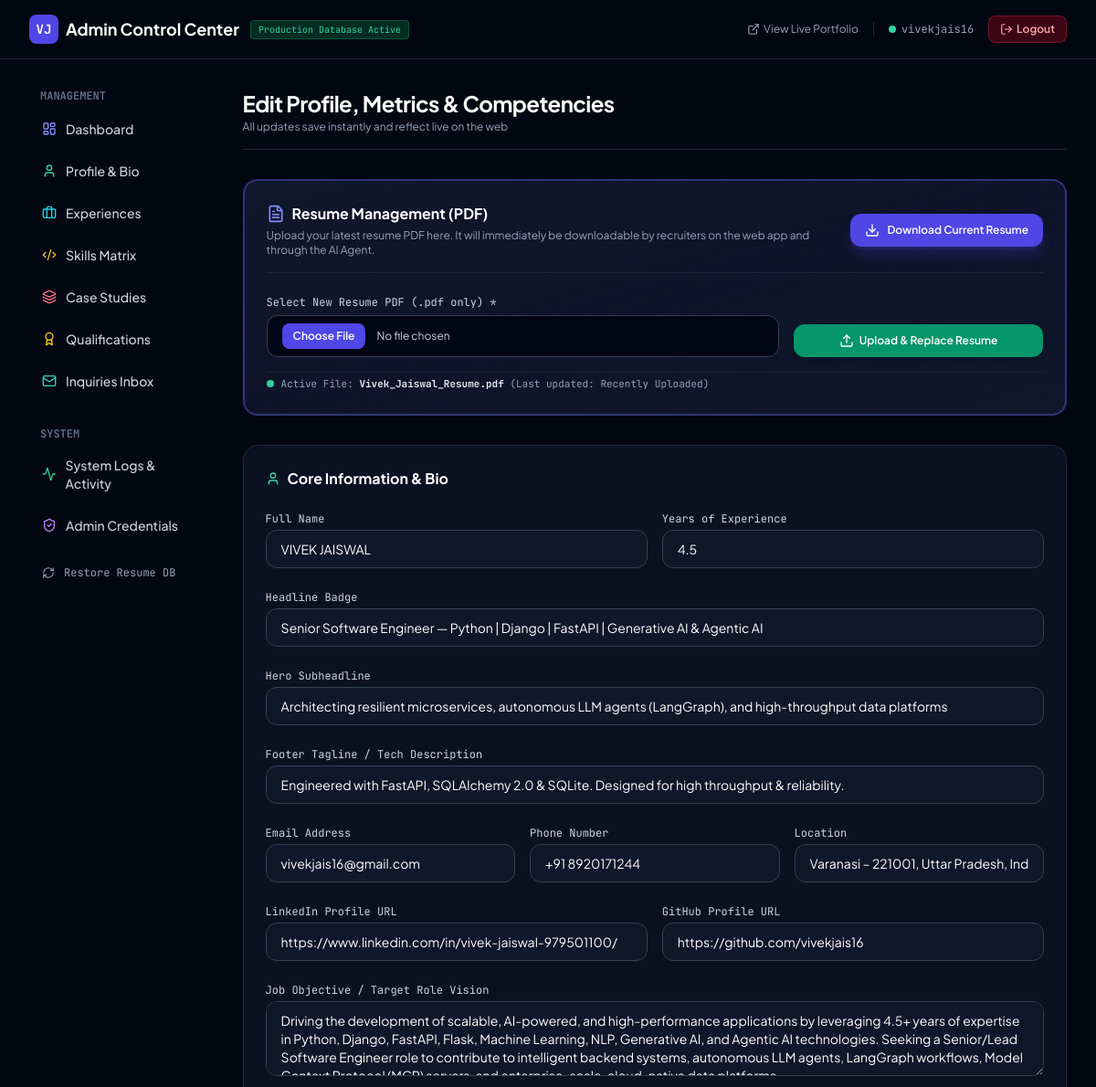
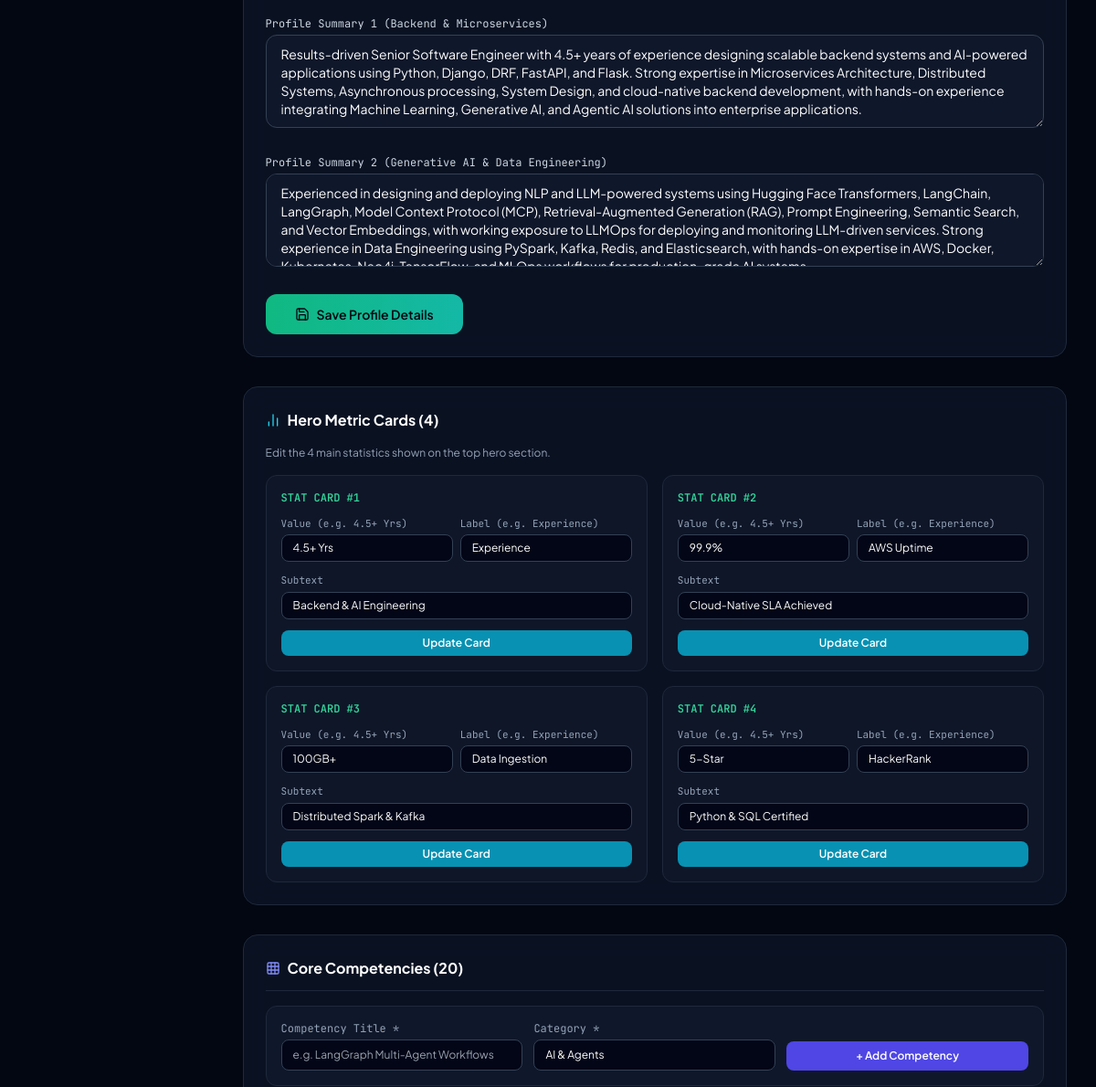
The page /admin/profile (signed in, upper part) on the database as committed earlier (2 pictures, top to bottom).
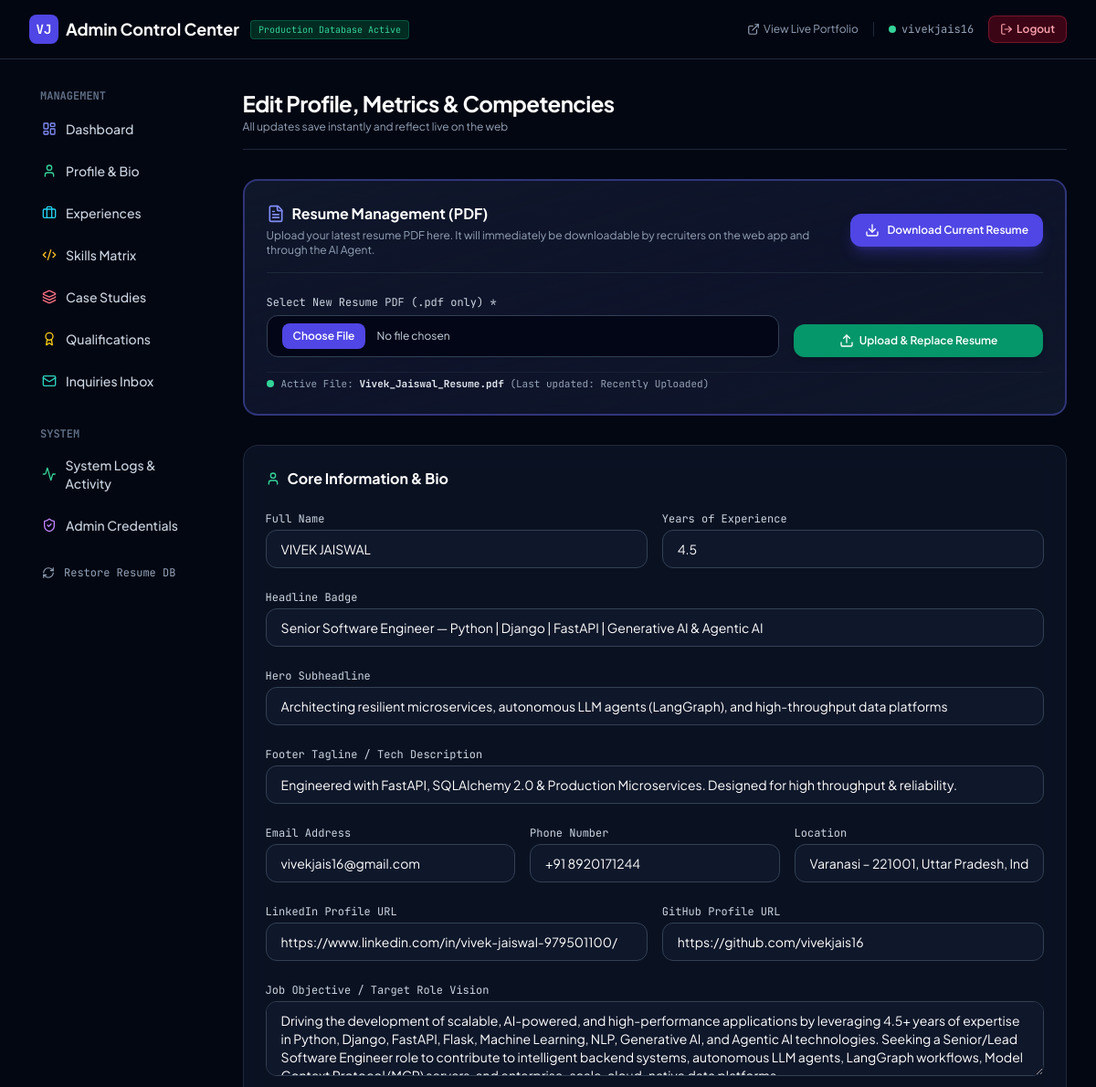
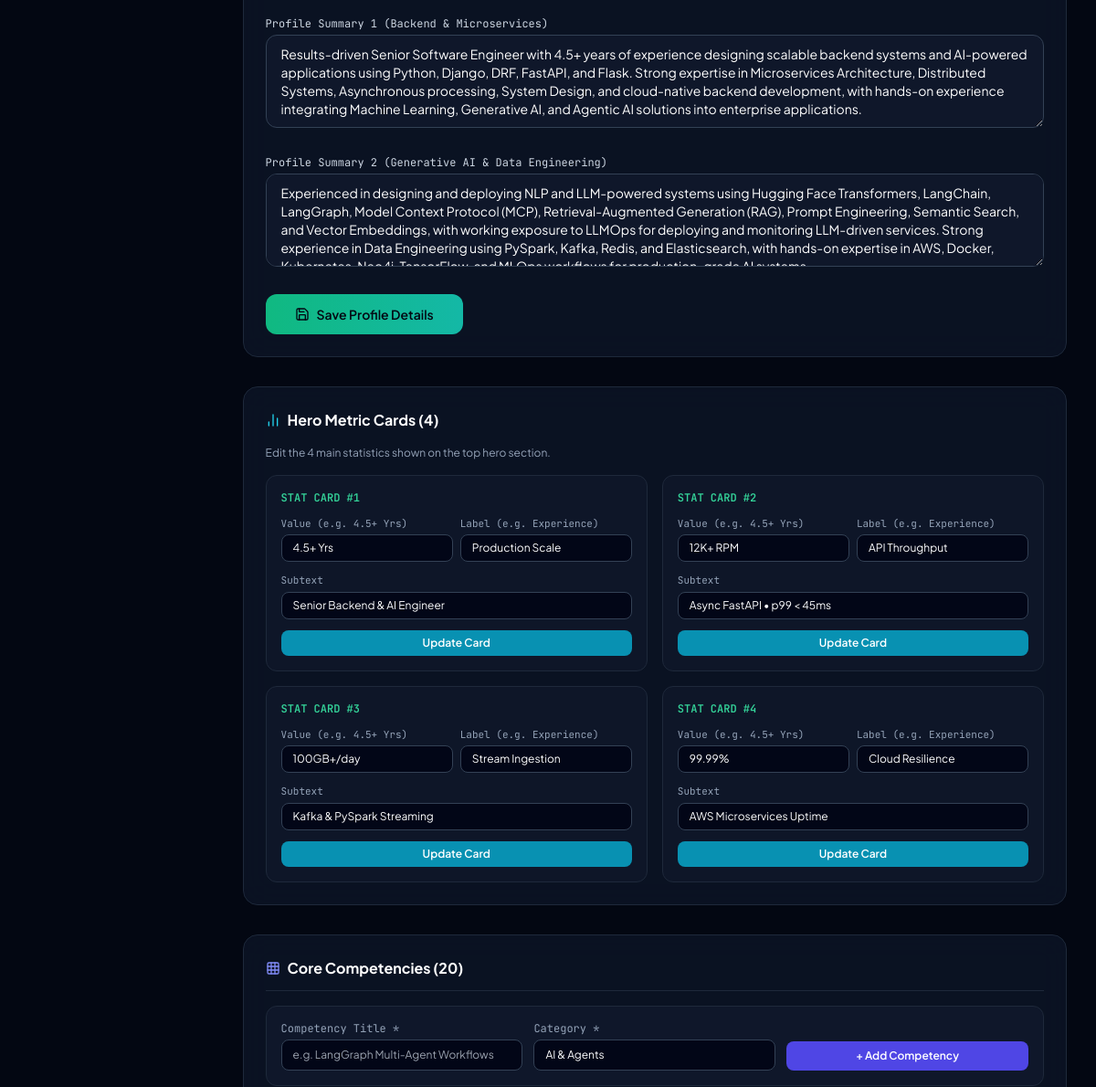
The same page on the database as committed later (2 pictures, top to bottom).
### app/models/profile.py (models this page shows)
class Profile(Base):
    __tablename__ = "profiles"
    id = Column(Integer, primary_key=True, index=True)
    full_name = Column(String(100), nullable=False)
    headline = Column(String(255), nullable=False)
    sub_headline = Column(String(255), nullable=True)
    email = Column(String(100), nullable=False)
    phone = Column(String(50), nullable=False)
    location = Column(String(150), nullable=False)
    linkedin_url = Column(String(255), nullable=False)
    github_url = Column(String(255), nullable=True)
    job_objective = Column(Text, nullable=False)
    profile_summary_1 = Column(Text, nullable=False)
    profile_summary_2 = Column(Text, nullable=False)
    years_of_experience = Column(Float, default=4.5)
    is_available = Column(Boolean, default=True)
    status_text = Column(String(150), default="Available for Senior / Lead Roles")
    resume_filename = Column(String(255), default="Vivek_Jaiswal_Resume.pdf")
    resume_updated_at = Column(String(50), default="Recently Uploaded")
    footer_tagline = Column(String(255), default="Engineered with FastAPI, SQLAlchemy 2.0 & Production Microservices. Designed for high throughput & reliability.")

class MetricStat(Base):
    __tablename__ = "metric_stats"
    id = Column(Integer, primary_key=True, index=True)
    label = Column(String(100), nullable=False)
    value = Column(String(50), nullable=False)
    subtext = Column(String(150), nullable=True)
    icon = Column(String(50), default="activity")
    display_order = Column(Integer, default=0)

### app/admin/router.py (the view)
@admin_router.get("/profile", response_class=HTMLResponse)
async def admin_profile_view(
    request: Request,
    admin_user: str = Depends(require_admin),
    db: Session = Depends(get_db),
):
    profile = PortfolioService.get_profile(db)
    metrics = PortfolioService.get_metrics(db)
    competencies = PortfolioService.get_core_competencies(db)
    return templates.TemplateResponse(
        request=request,
        name="admin/profile.html",
        context={
            "admin_user": admin_user,
            "profile": profile,
            "metrics": metrics,
            "competencies": competencies,
            "msg": None,
        },
    )

### app/templates/admin/profile.html (shortened to what this page needs)
{% extends "admin/base.html" %}
{% block content %}
<div class="space-y-8">
    <div class="flex items-center justify-between border-b border-slate-800 pb-4">
        <div>
            <h1 class="text-2xl font-bold text-white tracking-tight">Edit Profile, Metrics & Competencies</h1>
            <p class="text-xs text-slate-400 mt-0.5">All updates save instantly and reflect live on the web</p>
        </div>
    </div>
    <div class="glass-panel rounded-2xl p-6 border-2 border-indigo-500/40 bg-gradient-to-br from-slate-900 via-indigo-950/20 to-slate-900 space-y-4">
        <div class="flex flex-col sm:flex-row sm:items-center justify-between gap-4 border-b border-slate-800 pb-4">
            <div>
                <h2 class="font-bold text-base text-white flex items-center gap-2">
                    <i data-lucide="file-text" class="w-5 h-5 text-indigo-400"></i> Resume Management (PDF)
                </h2>
                <p class="text-xs text-slate-400 mt-1">
                    Upload your latest resume PDF here. It will immediately be downloadable by recruiters on the web app and through the AI Agent.
                </p>
            </div>
            <a href="/admin/resume/download" class="inline-flex items-center gap-2 px-4 py-2.5 rounded-xl bg-indigo-600 hover:bg-indigo-500 text-white font-semibold text-xs transition shadow-lg shadow-indigo-600/30 whitespace-nowrap">
                <i data-lucide="download" class="w-4 h-4"></i> Download Current Resume
            </a>
        </div>
        <form action="/admin/resume/upload" method="post" enctype="multipart/form-data" class="grid grid-cols-1 sm:grid-cols-3 gap-4 items-end pt-2">
            <div class="sm:col-span-2">
                <label class="block text-xs font-mono text-slate-300 mb-1.5">Select New Resume PDF (.pdf only) *</label>
                <input type="file" name="resume_file" accept=".pdf,application/pdf" required class="w-full px-4 py-2 rounded-xl bg-slate-950 border border-slate-700 text-xs text-slate-300 file:mr-3 file:py-1.5 file:px-3 file:rounded-lg file:border-0 file:text-xs file:font-semibold file:bg-indigo-600 file:text-white hover:file:bg-indigo-500 cursor-pointer">
            </div>
            <button type="submit" class="px-5 py-2.5 rounded-xl font-semibold text-xs bg-emerald-600 hover:bg-emerald-500 text-white transition flex items-center justify-center gap-1.5 shadow-md">
                <i data-lucide="upload" class="w-4 h-4"></i> Upload & Replace Resume
            </button>
        </form>
        <div class="text-[11px] text-slate-400 font-mono flex items-center gap-2 pt-1 border-t border-slate-800/60">
            <span class="w-2 h-2 rounded-full bg-emerald-400"></span>
            <span>Active File: <strong class="text-slate-200">{{ profile.resume_filename if profile and profile.resume_filename else 'Vivek_Jaiswal_Resume.pdf' }}</strong> (Last updated: {{ profile.resume_updated_at if profile and profile.resume_updated_at else 'Active' }})</span>
        </div>
    </div>
    <form action="/admin/profile" method="post" class="glass-panel rounded-2xl p-6 border border-slate-800 space-y-6">
        <h2 class="font-bold text-base text-white flex items-center gap-2">
            <i data-lucide="user" class="w-4 h-4 text-emerald-400"></i> Core Information & Bio
        </h2>
        <div class="grid grid-cols-1 sm:grid-cols-2 gap-4">
            <div>
                <label for="full_name" class="block text-xs font-mono text-slate-300 mb-1">Full Name</label>
                <input type="text" id="full_name" name="full_name" required value="{{ profile.full_name }}" class="w-full px-4 py-2.5 rounded-xl bg-slate-900 border border-slate-700 text-sm text-white focus:outline-none focus:border-emerald-500">
            </div>
            <div>
                <label for="years_of_experience" class="block text-xs font-mono text-slate-300 mb-1">Years of Experience</label>
                <input type="number" step="0.1" id="years_of_experience" name="years_of_experience" required value="{{ profile.years_of_experience }}" class="w-full px-4 py-2.5 rounded-xl bg-slate-900 border border-slate-700 text-sm text-white focus:outline-none focus:border-emerald-500">
            </div>
        </div>
        <div>
            <label for="headline" class="block text-xs font-mono text-slate-300 mb-1">Headline Badge</label>
            <input type="text" id="headline" name="headline" required value="{{ profile.headline }}" class="w-full px-4 py-2.5 rounded-xl bg-slate-900 border border-slate-700 text-sm text-white focus:outline-none focus:border-emerald-500">
        </div>
        <div>
            <label for="sub_headline" class="block text-xs font-mono text-slate-300 mb-1">Hero Subheadline</label>
            <input type="text" id="sub_headline" name="sub_headline" value="{{ profile.sub_headline }}" class="w-full px-4 py-2.5 rounded-xl bg-slate-900 border border-slate-700 text-sm text-white focus:outline-none focus:border-emerald-500">
        </div>
        <div>
            <label for="footer_tagline" class="block text-xs font-mono text-slate-300 mb-1">Footer Tagline / Tech Description</label>
            <input type="text" id="footer_tagline" name="footer_tagline" required value="{{ profile.footer_tagline if profile and profile.footer_tagline else 'Engineered with FastAPI, SQLAlchemy 2.0 & Production Microservices. Designed for high throughput & reliability.' }}" class="w-full px-4 py-2.5 rounded-xl bg-slate-900 border border-slate-700 text-sm text-white focus:outline-none focus:border-emerald-500">
        </div>
        <div class="grid grid-cols-1 sm:grid-cols-3 gap-4">
            <div>
                <label for="email" class="block text-xs font-mono text-slate-300 mb-1">Email Address</label>
                <input type="email" id="email" name="email" required value="{{ profile.email }}" class="w-full px-4 py-2.5 rounded-xl bg-slate-900 border border-slate-700 text-sm text-white focus:outline-none focus:border-emerald-500">
            </div>
            <div>
                <label for="phone" class="block text-xs font-mono text-slate-300 mb-1">Phone Number</label>
                <input type="text" id="phone" name="phone" required value="{{ profile.phone }}" class="w-full px-4 py-2.5 rounded-xl bg-slate-900 border border-slate-700 text-sm text-white focus:outline-none focus:border-emerald-500">
            </div>
            <div>
                <label for="location" class="block text-xs font-mono text-slate-300 mb-1">Location</label>
                <input type="text" id="location" name="location" required value="{{ profile.location }}" class="w-full px-4 py-2.5 rounded-xl bg-slate-900 border border-slate-700 text-sm text-white focus:outline-none focus:border-emerald-500">
            </div>
        </div>
        <div class="grid grid-cols-1 sm:grid-cols-2 gap-4">
            <div>
                <label for="linkedin_url" class="block text-xs font-mono text-slate-300 mb-1">LinkedIn Profile URL</label>
                <input type="url" id="linkedin_url" name="linkedin_url" required value="{{ profile.linkedin_url }}" class="w-full px-4 py-2.5 rounded-xl bg-slate-900 border border-slate-700 text-sm text-white focus:outline-none focus:border-emerald-500">
            </div>
            <div>
                <label for="github_url" class="block text-xs font-mono text-slate-300 mb-1">GitHub Profile URL</label>
                <input type="url" id="github_url" name="github_url" value="{{ profile.github_url or '' }}" class="w-full px-4 py-2.5 rounded-xl bg-slate-900 border border-slate-700 text-sm text-white focus:outline-none focus:border-emerald-500">
            </div>
        </div>
        <div>
            <label for="job_objective" class="block text-xs font-mono text-slate-300 mb-1">Job Objective / Target Role Vision</label>
            <textarea id="job_objective" name="job_objective" rows="3" required class="w-full px-4 py-2.5 rounded-xl bg-slate-900 border border-slate-700 text-sm text-white focus:outline-none focus:border-emerald-500">{{ profile.job_objective }}</textarea>
        </div>
        <div>
            <label for="profile_summary_1" class="block text-xs font-mono text-slate-300 mb-1">Profile Summary 1 (Backend & Microservices)</label>
            <textarea id="profile_summary_1" name="profile_summary_1" rows="4" required class="w-full px-4 py-2.5 rounded-xl bg-slate-900 border border-slate-700 text-sm text-white focus:outline-none focus:border-emerald-500">{{ profile.profile_summary_1 }}</textarea>
        </div>
        <div>
            <label for="profile_summary_2" class="block text-xs font-mono text-slate-300 mb-1">Profile Summary 2 (Generative AI & Data Engineering)</label>
            <textarea id="profile_summary_2" name="profile_summary_2" rows="4" required class="w-full px-4 py-2.5 rounded-xl bg-slate-900 border border-slate-700 text-sm text-white focus:outline-none focus:border-emerald-500">{{ profile.profile_summary_2 }}</textarea>
        </div>
        <button type="submit" class="px-8 py-3 rounded-xl font-semibold text-sm bg-gradient-to-r from-emerald-500 to-teal-500 hover:from-emerald-600 hover:to-teal-600 text-dark-950 transition flex items-center gap-2">
            <i data-lucide="save" class="w-4 h-4"></i> Save Profile Details
        </button>
    </form>
    <div class="glass-panel rounded-2xl p-6 border border-slate-800 space-y-4">
        <h2 class="font-bold text-base text-white flex items-center gap-2">
            <i data-lucide="bar-chart-2" class="w-4 h-4 text-cyan-400"></i> Hero Metric Cards ({{ metrics|length }})
        </h2>
        <p class="text-xs text-slate-400">Edit the 4 main statistics shown on the top hero section.</p>
        <div class="grid grid-cols-1 sm:grid-cols-2 gap-4">
            {% for m in metrics %}
            <form action="/admin/metrics/edit/{{ m.id }}" method="post" class="p-4 rounded-xl bg-slate-900/90 border border-slate-800 space-y-3">
                <div class="text-xs font-mono text-emerald-400 font-semibold uppercase">Stat Card #{{ m.id }}</div>
                <div class="grid grid-cols-2 gap-2">
                    <div>
                        <label class="block text-[11px] font-mono text-slate-400 mb-1">Value (e.g. 4.5+ Yrs)</label>
                        <input type="text" name="value" value="{{ m.value }}" required class="w-full px-3 py-1.5 rounded-lg bg-slate-950 border border-slate-700 text-xs text-white">
                    </div>
                    <div>
                        <label class="block text-[11px] font-mono text-slate-400 mb-1">Label (e.g. Experience)</label>
                        <input type="text" name="label" value="{{ m.label }}" required class="w-full px-3 py-1.5 rounded-lg bg-slate-950 border border-slate-700 text-xs text-white">
                    </div>
                </div>
                <div>
                    <label class="block text-[11px] font-mono text-slate-400 mb-1">Subtext</label>
                    <input type="text" name="subtext" value="{{ m.subtext or '' }}" class="w-full px-3 py-1.5 rounded-lg bg-slate-950 border border-slate-700 text-xs text-white">
                </div>
                <button type="submit" class="w-full py-1.5 rounded-lg text-xs font-semibold bg-cyan-600 hover:bg-cyan-500 text-white transition">
                    Update Card
                </button>
            </form>
            {% endfor %}
        </div>
    </div>
    <div class="glass-panel rounded-2xl p-6 border border-slate-800 space-y-4">
        <div class="flex items-center justify-between border-b border-slate-800 pb-3">
            <h2 class="font-bold text-base text-white flex items-center gap-2">
                <i data-lucide="grid" class="w-4 h-4 text-indigo-400"></i> Core Competencies ({{ competencies|length }})
            </h2>
        </div>
        <form action="/admin/competencies/add" method="post" class="p-4 rounded-xl bg-slate-900 border border-slate-800 grid grid-cols-1 sm:grid-cols-3 gap-3 items-end">
            <div>
                <label class="block text-xs font-mono text-slate-400 mb-1">Competency Title *</label>
                <input type="text" name="title" required placeholder="e.g. LangGraph Multi-Agent Workflows" class="w-full px-3 py-2 rounded-lg bg-slate-950 border border-slate-700 text-xs text-white">
            </div>
            <div>
                <label class="block text-xs font-mono text-slate-400 mb-1">Category *</label>
                <input type="text" name="category" required value="AI & Agents" placeholder="Core Backend / Architecture" class="w-full px-3 py-2 rounded-lg bg-slate-950 border border-slate-700 text-xs text-white">
            </div>
            <button type="submit" class="py-2 rounded-lg text-xs font-semibold bg-indigo-600 hover:bg-indigo-500 text-white transition">
                + Add Competency
            </button>
        </form>
    </div>
</div>
{% endblock %}

Rows that differ between the two databases and show on the page:
changed Profile "Vivek_Jaiswal_Resume.pdf": footer_tagline "Engineered with FastAPI, SQLAlchemy 2.0 & SQLite. Designed for high throughput & reliability." → "Engineered with FastAPI, SQLAlchemy 2.0 & Production Microservices. Designed for high throughput & reliability."
changed MetricStat "4.5+ Yrs": label "Experience" → "Production Scale"; subtext "Backend & AI Engineering" → "Senior Backend & AI Engineer"
changed MetricStat id 2: value "99.9%" → "12K+ RPM"; label "AWS Uptime" → "API Throughput"; subtext "Cloud-Native SLA Achieved" → "Async FastAPI • p99 < 45ms"
changed MetricStat id 3: value "100GB+" → "100GB+/day"; label "Data Ingestion" → "Stream Ingestion"; subtext "Distributed Spark & Kafka" → "Kafka & PySpark Streaming"
changed MetricStat id 4: value "5-Star" → "99.99%"; label "HackerRank" → "Cloud Resilience"; subtext "Python & SQL Certified" → "AWS Microservices Uptime"
